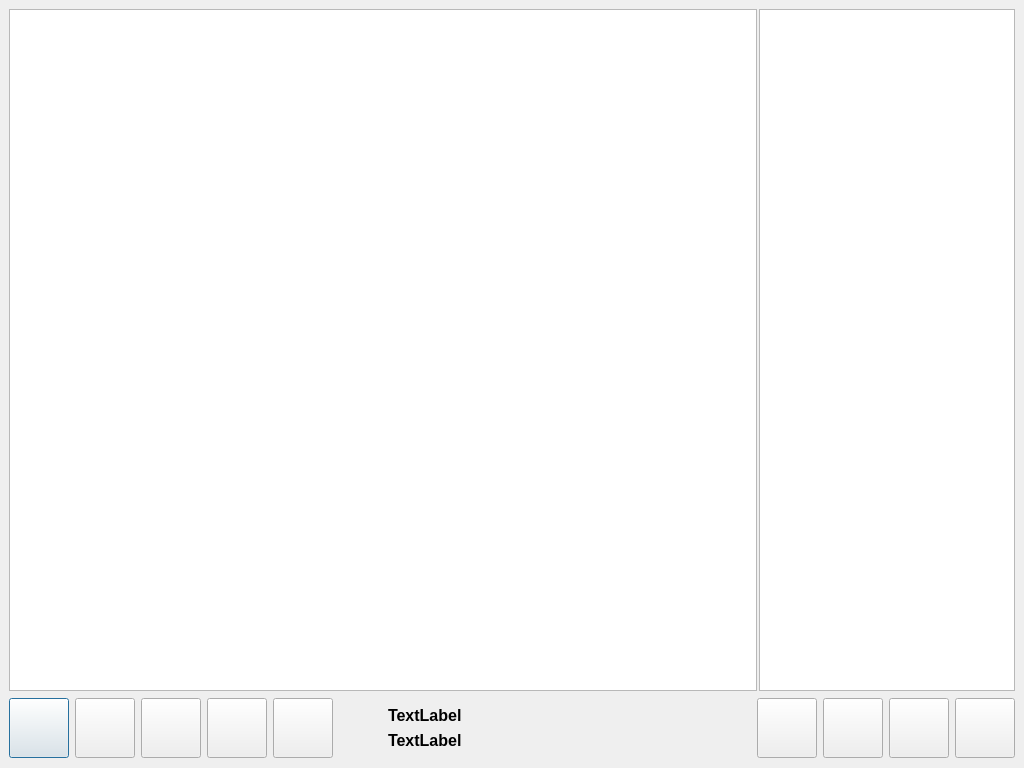
<?xml version="1.0" encoding="UTF-8"?>
<ui version="4.0">
 <class>DlgFace</class>
 <widget class="QDialog" name="DlgFace">
  <property name="windowModality">
   <enum>Qt::NonModal</enum>
  </property>
  <property name="geometry">
   <rect>
    <x>0</x>
    <y>0</y>
    <width>1024</width>
    <height>768</height>
   </rect>
  </property>
  <property name="minimumSize">
   <size>
    <width>1024</width>
    <height>768</height>
   </size>
  </property>
  <property name="windowTitle">
   <string>Dialog</string>
  </property>
  <layout class="QHBoxLayout" name="horizontalLayout">
   <property name="spacing">
    <number>0</number>
   </property>
   <property name="leftMargin">
    <number>0</number>
   </property>
   <property name="topMargin">
    <number>0</number>
   </property>
   <property name="rightMargin">
    <number>0</number>
   </property>
   <property name="bottomMargin">
    <number>0</number>
   </property>
   <item>
    <widget class="QWidget" name="widget" native="true">
     <property name="sizePolicy">
      <sizepolicy hsizetype="Preferred" vsizetype="Preferred">
       <horstretch>1</horstretch>
       <verstretch>0</verstretch>
      </sizepolicy>
     </property>
     <layout class="QVBoxLayout" name="verticalLayout">
      <item>
       <widget class="QWidget" name="widget_4" native="true">
        <layout class="QHBoxLayout" name="horizontalLayout_3">
         <property name="spacing">
          <number>2</number>
         </property>
         <property name="leftMargin">
          <number>0</number>
         </property>
         <property name="topMargin">
          <number>0</number>
         </property>
         <property name="rightMargin">
          <number>0</number>
         </property>
         <property name="bottomMargin">
          <number>0</number>
         </property>
         <item>
          <widget class="QETableWidget" name="tblHall">
           <property name="sizePolicy">
            <sizepolicy hsizetype="Expanding" vsizetype="Expanding">
             <horstretch>1</horstretch>
             <verstretch>0</verstretch>
            </sizepolicy>
           </property>
           <property name="verticalScrollBarPolicy">
            <enum>Qt::ScrollBarAlwaysOff</enum>
           </property>
           <property name="horizontalScrollBarPolicy">
            <enum>Qt::ScrollBarAlwaysOff</enum>
           </property>
           <property name="editTriggers">
            <set>QAbstractItemView::NoEditTriggers</set>
           </property>
           <property name="selectionMode">
            <enum>QAbstractItemView::NoSelection</enum>
           </property>
           <property name="showGrid">
            <bool>false</bool>
           </property>
           <attribute name="horizontalHeaderVisible">
            <bool>false</bool>
           </attribute>
           <attribute name="horizontalHeaderDefaultSectionSize">
            <number>150</number>
           </attribute>
           <attribute name="verticalHeaderVisible">
            <bool>false</bool>
           </attribute>
           <attribute name="verticalHeaderDefaultSectionSize">
            <number>70</number>
           </attribute>
          </widget>
         </item>
         <item>
          <widget class="QListWidget" name="lstReminder">
           <property name="maximumSize">
            <size>
             <width>300</width>
             <height>16777215</height>
            </size>
           </property>
          </widget>
         </item>
        </layout>
       </widget>
      </item>
      <item>
       <widget class="QWidget" name="widget_3" native="true">
        <layout class="QHBoxLayout" name="horizontalLayout_2">
         <property name="leftMargin">
          <number>0</number>
         </property>
         <property name="topMargin">
          <number>0</number>
         </property>
         <property name="rightMargin">
          <number>0</number>
         </property>
         <property name="bottomMargin">
          <number>0</number>
         </property>
         <item>
          <widget class="QPushButton" name="btnDown">
           <property name="minimumSize">
            <size>
             <width>60</width>
             <height>60</height>
            </size>
           </property>
           <property name="maximumSize">
            <size>
             <width>60</width>
             <height>60</height>
            </size>
           </property>
           <property name="text">
            <string/>
           </property>
           <property name="icon">
            <iconset resource="Res.qrc">
             <normaloff>:/res/down.png</normaloff>:/res/down.png</iconset>
           </property>
           <property name="iconSize">
            <size>
             <width>48</width>
             <height>48</height>
            </size>
           </property>
          </widget>
         </item>
         <item>
          <widget class="QPushButton" name="btnUp">
           <property name="minimumSize">
            <size>
             <width>60</width>
             <height>60</height>
            </size>
           </property>
           <property name="maximumSize">
            <size>
             <width>60</width>
             <height>60</height>
            </size>
           </property>
           <property name="text">
            <string/>
           </property>
           <property name="icon">
            <iconset resource="Res.qrc">
             <normaloff>:/res/up.png</normaloff>:/res/up.png</iconset>
           </property>
           <property name="iconSize">
            <size>
             <width>48</width>
             <height>48</height>
            </size>
           </property>
          </widget>
         </item>
         <item>
          <widget class="QPushButton" name="btnFilter">
           <property name="enabled">
            <bool>true</bool>
           </property>
           <property name="minimumSize">
            <size>
             <width>60</width>
             <height>60</height>
            </size>
           </property>
           <property name="maximumSize">
            <size>
             <width>60</width>
             <height>60</height>
            </size>
           </property>
           <property name="text">
            <string/>
           </property>
           <property name="icon">
            <iconset resource="Res.qrc">
             <normaloff>:/res/filter.png</normaloff>:/res/filter.png</iconset>
           </property>
           <property name="iconSize">
            <size>
             <width>48</width>
             <height>48</height>
            </size>
           </property>
          </widget>
         </item>
         <item>
          <widget class="QPushButton" name="btnFilterUsedTables">
           <property name="minimumSize">
            <size>
             <width>60</width>
             <height>60</height>
            </size>
           </property>
           <property name="maximumSize">
            <size>
             <width>60</width>
             <height>60</height>
            </size>
           </property>
           <property name="text">
            <string/>
           </property>
           <property name="icon">
            <iconset resource="Res.qrc">
             <normaloff>:/res/anchor.png</normaloff>:/res/anchor.png</iconset>
           </property>
           <property name="iconSize">
            <size>
             <width>48</width>
             <height>48</height>
            </size>
           </property>
          </widget>
         </item>
         <item>
          <widget class="QPushButton" name="btnLockStations">
           <property name="minimumSize">
            <size>
             <width>60</width>
             <height>60</height>
            </size>
           </property>
           <property name="text">
            <string/>
           </property>
           <property name="icon">
            <iconset resource="Res.qrc">
             <normaloff>:/res/messagebox_warning.png</normaloff>:/res/messagebox_warning.png</iconset>
           </property>
           <property name="iconSize">
            <size>
             <width>48</width>
             <height>48</height>
            </size>
           </property>
          </widget>
         </item>
         <item>
          <spacer name="horizontalSpacer_2">
           <property name="orientation">
            <enum>Qt::Horizontal</enum>
           </property>
           <property name="sizeType">
            <enum>QSizePolicy::MinimumExpanding</enum>
           </property>
           <property name="sizeHint" stdset="0">
            <size>
             <width>40</width>
             <height>20</height>
            </size>
           </property>
          </spacer>
         </item>
         <item>
          <widget class="QWidget" name="widget_2" native="true">
           <layout class="QVBoxLayout" name="verticalLayout_2">
            <item>
             <widget class="QLabel" name="lbTime">
              <property name="font">
               <font>
                <pointsize>12</pointsize>
                <weight>75</weight>
                <bold>true</bold>
               </font>
              </property>
              <property name="text">
               <string>TextLabel</string>
              </property>
             </widget>
            </item>
            <item>
             <widget class="QLabel" name="lbOrders">
              <property name="font">
               <font>
                <pointsize>12</pointsize>
                <weight>75</weight>
                <bold>true</bold>
               </font>
              </property>
              <property name="text">
               <string>TextLabel</string>
              </property>
             </widget>
            </item>
           </layout>
          </widget>
         </item>
         <item>
          <spacer name="horizontalSpacer">
           <property name="orientation">
            <enum>Qt::Horizontal</enum>
           </property>
           <property name="sizeType">
            <enum>QSizePolicy::MinimumExpanding</enum>
           </property>
           <property name="sizeHint" stdset="0">
            <size>
             <width>475</width>
             <height>20</height>
            </size>
           </property>
          </spacer>
         </item>
         <item>
          <widget class="QPushButton" name="btnChangePass">
           <property name="minimumSize">
            <size>
             <width>60</width>
             <height>60</height>
            </size>
           </property>
           <property name="maximumSize">
            <size>
             <width>60</width>
             <height>60</height>
            </size>
           </property>
           <property name="text">
            <string/>
           </property>
           <property name="icon">
            <iconset resource="Res.qrc">
             <normaloff>:/res/password.png</normaloff>:/res/password.png</iconset>
           </property>
           <property name="iconSize">
            <size>
             <width>48</width>
             <height>48</height>
            </size>
           </property>
          </widget>
         </item>
         <item>
          <widget class="QPushButton" name="btnReport">
           <property name="minimumSize">
            <size>
             <width>60</width>
             <height>60</height>
            </size>
           </property>
           <property name="maximumSize">
            <size>
             <width>60</width>
             <height>60</height>
            </size>
           </property>
           <property name="text">
            <string/>
           </property>
           <property name="icon">
            <iconset resource="Res.qrc">
             <normaloff>:/res/Billing.png</normaloff>:/res/Billing.png</iconset>
           </property>
           <property name="iconSize">
            <size>
             <width>48</width>
             <height>48</height>
            </size>
           </property>
          </widget>
         </item>
         <item>
          <widget class="QPushButton" name="btnSettings">
           <property name="minimumSize">
            <size>
             <width>60</width>
             <height>60</height>
            </size>
           </property>
           <property name="maximumSize">
            <size>
             <width>60</width>
             <height>60</height>
            </size>
           </property>
           <property name="text">
            <string/>
           </property>
           <property name="icon">
            <iconset resource="Res.qrc">
             <normaloff>:/res/configure.png</normaloff>:/res/configure.png</iconset>
           </property>
           <property name="iconSize">
            <size>
             <width>48</width>
             <height>48</height>
            </size>
           </property>
          </widget>
         </item>
         <item>
          <widget class="QPushButton" name="btnExit">
           <property name="minimumSize">
            <size>
             <width>60</width>
             <height>60</height>
            </size>
           </property>
           <property name="maximumSize">
            <size>
             <width>60</width>
             <height>60</height>
            </size>
           </property>
           <property name="text">
            <string/>
           </property>
           <property name="icon">
            <iconset resource="Res.qrc">
             <normaloff>:/res/exit.png</normaloff>:/res/exit.png</iconset>
           </property>
           <property name="iconSize">
            <size>
             <width>48</width>
             <height>48</height>
            </size>
           </property>
          </widget>
         </item>
        </layout>
       </widget>
      </item>
     </layout>
    </widget>
   </item>
  </layout>
 </widget>
 <customwidgets>
  <customwidget>
   <class>QETableWidget</class>
   <extends>QTableWidget</extends>
   <header>qetablewidget.h</header>
  </customwidget>
 </customwidgets>
 <resources>
  <include location="Res.qrc"/>
 </resources>
 <connections/>
</ui>
